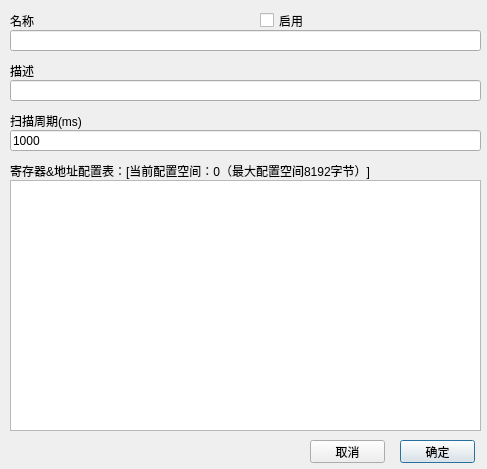
<?xml version="1.0" encoding="UTF-8"?>
<ui version="4.0">
 <class>CMDDataBlockDialog</class>
 <widget class="QDialog" name="CMDDataBlockDialog">
  <property name="enabled">
   <bool>true</bool>
  </property>
  <property name="geometry">
   <rect>
    <x>0</x>
    <y>0</y>
    <width>487</width>
    <height>469</height>
   </rect>
  </property>
  <property name="sizePolicy">
   <sizepolicy hsizetype="Fixed" vsizetype="Fixed">
    <horstretch>0</horstretch>
    <verstretch>0</verstretch>
   </sizepolicy>
  </property>
  <property name="windowTitle">
   <string>Dialog</string>
  </property>
  <widget class="QLineEdit" name="nameEdit">
   <property name="geometry">
    <rect>
     <x>10</x>
     <y>30</y>
     <width>471</width>
     <height>21</height>
    </rect>
   </property>
  </widget>
  <widget class="QLabel" name="label_4">
   <property name="geometry">
    <rect>
     <x>10</x>
     <y>60</y>
     <width>471</width>
     <height>21</height>
    </rect>
   </property>
   <property name="text">
    <string>描述</string>
   </property>
  </widget>
  <widget class="QLineEdit" name="descriptionEdit">
   <property name="geometry">
    <rect>
     <x>10</x>
     <y>80</y>
     <width>471</width>
     <height>21</height>
    </rect>
   </property>
   <property name="readOnly">
    <bool>false</bool>
   </property>
  </widget>
  <widget class="QLabel" name="label_2">
   <property name="geometry">
    <rect>
     <x>10</x>
     <y>10</y>
     <width>241</width>
     <height>21</height>
    </rect>
   </property>
   <property name="text">
    <string>名称</string>
   </property>
  </widget>
  <widget class="QLineEdit" name="rateEdit">
   <property name="geometry">
    <rect>
     <x>10</x>
     <y>130</y>
     <width>471</width>
     <height>21</height>
    </rect>
   </property>
   <property name="text">
    <string notr="true">1000</string>
   </property>
   <property name="readOnly">
    <bool>false</bool>
   </property>
  </widget>
  <widget class="QLabel" name="label_5">
   <property name="geometry">
    <rect>
     <x>10</x>
     <y>110</y>
     <width>471</width>
     <height>21</height>
    </rect>
   </property>
   <property name="text">
    <string>扫描周期(ms)</string>
   </property>
  </widget>
  <widget class="QCheckBox" name="enableCheckBox">
   <property name="geometry">
    <rect>
     <x>260</x>
     <y>10</y>
     <width>181</width>
     <height>21</height>
    </rect>
   </property>
   <property name="layoutDirection">
    <enum>Qt::LeftToRight</enum>
   </property>
   <property name="text">
    <string>启用</string>
   </property>
  </widget>
  <widget class="QPushButton" name="okButton">
   <property name="geometry">
    <rect>
     <x>400</x>
     <y>440</y>
     <width>75</width>
     <height>23</height>
    </rect>
   </property>
   <property name="text">
    <string>确定</string>
   </property>
  </widget>
  <widget class="QPushButton" name="cancelButton">
   <property name="geometry">
    <rect>
     <x>310</x>
     <y>440</y>
     <width>75</width>
     <height>23</height>
    </rect>
   </property>
   <property name="text">
    <string>取消</string>
   </property>
  </widget>
  <widget class="QTableWidget" name="tableWidget">
   <property name="geometry">
    <rect>
     <x>10</x>
     <y>180</y>
     <width>471</width>
     <height>251</height>
    </rect>
   </property>
   <property name="autoScroll">
    <bool>true</bool>
   </property>
   <property name="rowCount">
    <number>0</number>
   </property>
   <property name="columnCount">
    <number>0</number>
   </property>
   <attribute name="verticalHeaderVisible">
    <bool>true</bool>
   </attribute>
  </widget>
  <widget class="QLabel" name="label">
   <property name="geometry">
    <rect>
     <x>10</x>
     <y>160</y>
     <width>471</width>
     <height>21</height>
    </rect>
   </property>
   <property name="text">
    <string>寄存器&amp;地址配置表：[当前配置空间：0（最大配置空间8192字节）]</string>
   </property>
  </widget>
 </widget>
 <resources/>
 <connections/>
</ui>
